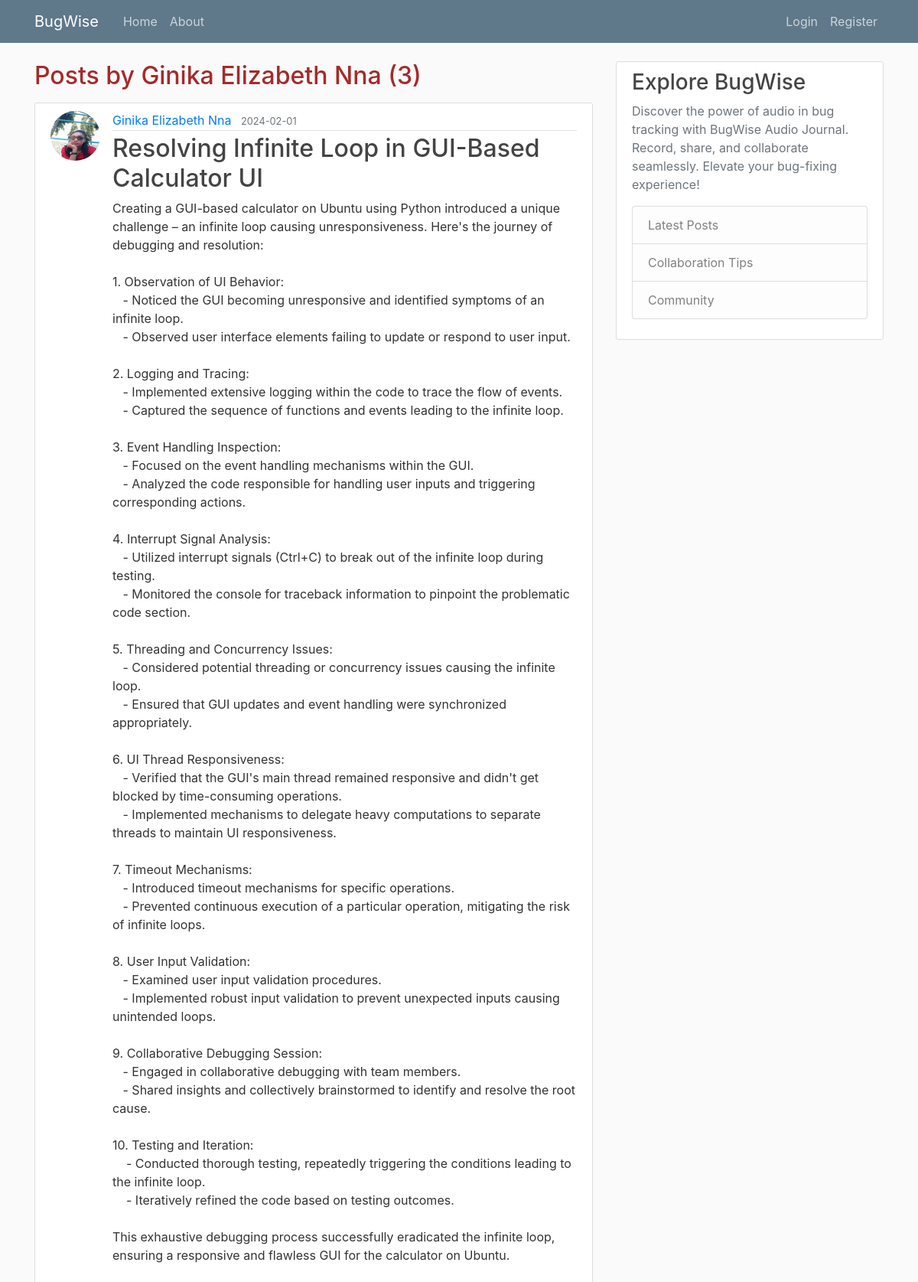
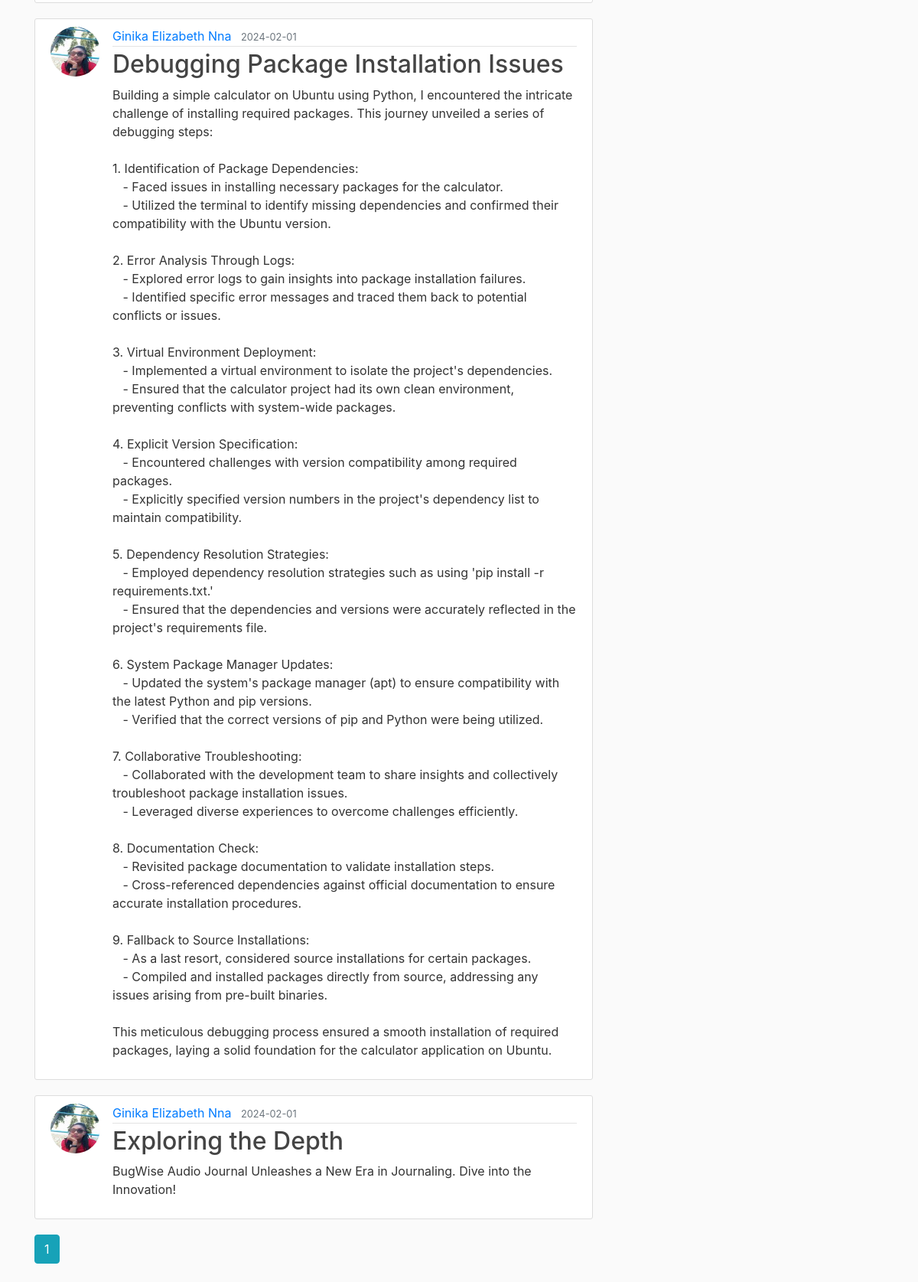
The app's page /user/Ginika Elizabeth Nna with its own data (2 pictures, top to bottom).
### audio_journal/models.py (models this page shows, shortened)
class User(db.Model, UserMixin):
    id = db.Column(db.Integer, primary_key=True)
    username = db.Column(db.String(20), unique=True, nullable=False)
    email = db.Column(db.String(120), unique=True, nullable=False)
    image_file = db.Column(db.String(20), nullable=False,
                           default='default.jpg')
    password = db.Column(db.String(60), nullable=False)
    posts = db.relationship('Post', backref='author', lazy=True)

class Post(db.Model):
    id = db.Column(db.Integer, primary_key=True)
    title = db.Column(db.String(100), nullable=False)
    date_posted = db.Column(db.DateTime, nullable=False,
                            default=datetime.utcnow)
    content = db.Column(db.Text, nullable=False)
    audio_data = db.Column(db.String(255), nullable=True)  # New field for audio data
    user_id = db.Column(db.Integer, db.ForeignKey('user.id'), nullable=False)

### audio_journal/routes.py (the view)
@app.route("/user/<string:username>")
def user_posts(username):
    page = request.args.get('page', 1, type=int)
    user = User.query.filter_by(username=username).first_or_404()
    posts = Post.query.filter_by(author=user)\
        .order_by(Post.date_posted.desc())\
        .paginate(page=page, per_page=5)
    return render_template("user_posts.html", posts=posts, user=user)

### audio_journal/templates/user_posts.html (shortened to what this page needs)
{% extends "layout.html" %}
{% block content %}
    <h2 class="mb-3" style="color: brown;">Posts by {{ user.username }} ({{ posts.total }})</h2>
    {% for post in posts.items %}
        <article class="media content-section">
            <img class="rounded-circle article-img" src="{{ url_for('static', filename='profile_pics/' + post.author.image_file) }}" alt="User image attached to a post">
            <div class="media-body">
                <div class="article-metadata">
                    <a class="mr-2" href="{{ url_for('user_posts', username=post.author.username) }}">{{ post.author.username }}</a>
                    <small class="text-muted">{{ post.date_posted.strftime("%Y-%m-%d") }}</small>
                </div>
                <h2><a class="article-title" href="{{ url_for('post', post_id=post.id) }}">{{ post.title }}</a></h2>
                <p class="article-content">{{ post.content }}</p>
            </div>
        </article>
    {% endfor %}
    {% for page_num in posts.iter_pages(left_edge=1, right_edge=1, left_current=1, right_current=2) %}
        {% if page_num %}
            {% if posts.page == page_num %}
                <a class="btn btn-info mb-4" href="{{ url_for('user_posts', username=user.username, page=page_num) }}">{{ page_num }}</a>
            {% else %}
                <a class="btn btn-outline-info mb-4" href="{{ url_for('user_posts', username=user.username, page=page_num) }}">{{ page_num }}</a>
            {% endif %}
        {% else %}
            ...
        {% endif %}
    {% endfor %}
{% endblock content %}

### audio_journal/static/main.css (style rules this page uses)
body { background: #fafafa; color: #333333; margin-top: 5rem; }
h1, h2, h3, h4, h5, h6 { color: #444444; }
.content-section { background: #ffffff; padding: 10px 20px; border: 1px solid #dddddd; border-radius: 3px; margin-bottom: 20px; }
.article-title { color: #444444; }
.article-content { white-space: pre-line; }
.article-img { height: 65px; width: 65px; margin-right: 16px; }
.article-metadata { padding-bottom: 1px; margin-bottom: 4px; border-bottom: 1px solid #e3e3e3 }

### records on screen
User: username "Ginika Elizabeth Nna"
Post: image_file (picture), author.username "Ginika Elizabeth Nna", date_posted "2024-02-01", title "Resolving Infinite Loop in GUI-Based Calculator UI", content "Creating a GUI-based calculator on Ubuntu using Python introduced a unique challenge – an infinite loop causing unresponsiveness. Here's the journey of debugging and resolution: 1. Observation of UI Behavior: - Noticed the GUI becoming unresponsive and identified symptoms of an infinite loop. - Observed user interface elements failing to update or respond to user input. 2. Logging and Tracing: - Implemented extensive logging within the code to trace the flow of events. - Captured the sequence of functions and events leading to the infinite loop. 3. Event Handling Inspection: - Focused on the event handling mechanisms within the GUI. - Analyzed the code responsible for handling user inputs…"
Post: image_file (picture), author.username "Ginika Elizabeth Nna", date_posted "2024-02-01", title "Debugging Package Installation Issues", content "Building a simple calculator on Ubuntu using Python, I encountered the intricate challenge of installing required packages. This journey unveiled a series of debugging steps: 1. Identification of Package Dependencies: - Faced issues in installing necessary packages for the calculator. - Utilized the terminal to identify missing dependencies and confirmed their compatibility with the Ubuntu version. 2. Error Analysis Through Logs: - Explored error logs to gain insights into package installation failures. - Identified specific error messages and traced them back to potential conflicts or issues. 3. Virtual Environment Deployment: - Implemented a virtual environment to isolate the project's…"
Post: image_file (picture), author.username "Ginika Elizabeth Nna", date_posted "2024-02-01", title "Exploring the Depth", content "BugWise Audio Journal Unleashes a New Era in Journaling. Dive into the Innovation!"

### other values on screen
{{ posts.total }} "3"
{{ page_num }} "1"
